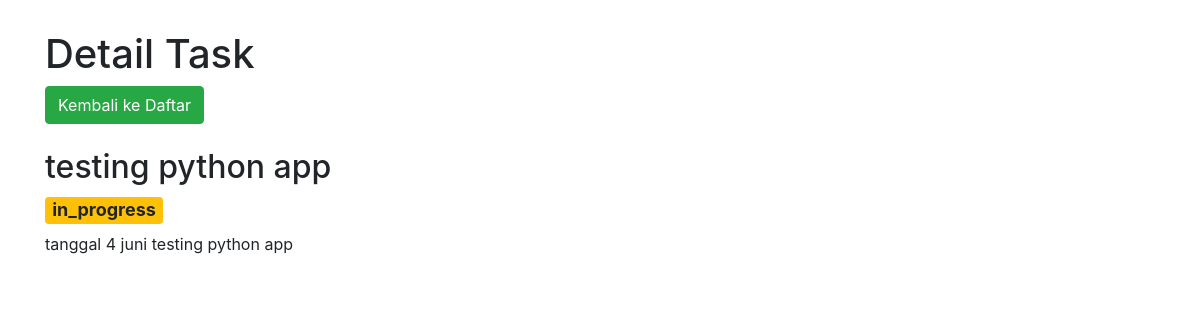
Page /3 on the committed database.
### todo/models.py (models this page shows)
class Task(models.Model):
    class TaskStatus(models.TextChoices):
        TODO = 'todo', _('Todo')
        IN_PROGRESS = 'in_progress', _('In Progress')
        CLOSED = 'closed', _('Closed')
    title = models.CharField(max_length=100)
    description = models.TextField()
    status = models.CharField(
        max_length=20,
        choices=TaskStatus.choices,
        default=TaskStatus.TODO
    )
    created_at = models.DateTimeField(auto_now_add=True)
    updated_at = models.DateTimeField(auto_now=True)
    class Meta:
        db_table = 'tasks'

### todo/views.py (the view)
# urls.py: path('<int:task_id>', detail_view, name='detail'),
def detail_view(request, task_id):
    try:
        task = Task.objects.get(pk=task_id)
        context = {
            'task': task
        }
    except Task.DoesNotExist:
        raise Http404("Task tidak ditemukan.")
    return render(request, 'todo/detail.html', context)

### todo/templates/todo/detail.html (shortened to what this page needs)
<!doctype html>
<html lang="en">
  <head>
    <link rel="stylesheet" href="https://maxcdn.bootstrapcdn.com/bootstrap/4.0.0/css/bootstrap.min.css">
  </head>
  <body>
    <div class="container">
      <h1>Detail Task</h1>
      <div>
        <a href="{% url 'todo:index' %}" class="btn btn-success">Kembali ke Daftar</a>
      </div>
      <br>
      <div>
        <h2>{{ task.title }}</h2>
        <h4><span class="badge badge-warning">{{ task.status }}</span></h3>
        <p>
            {{ task.description }}
        </p>
      </div>
  </div>
  </body>
</html>

### todo/templates/todo/detail.html (style rules this page uses)
body { margin-top: 30px; }

### rows in the picture
Task: title "testing python app", status "in_progress", description "tanggal 4 juni testing python app"
